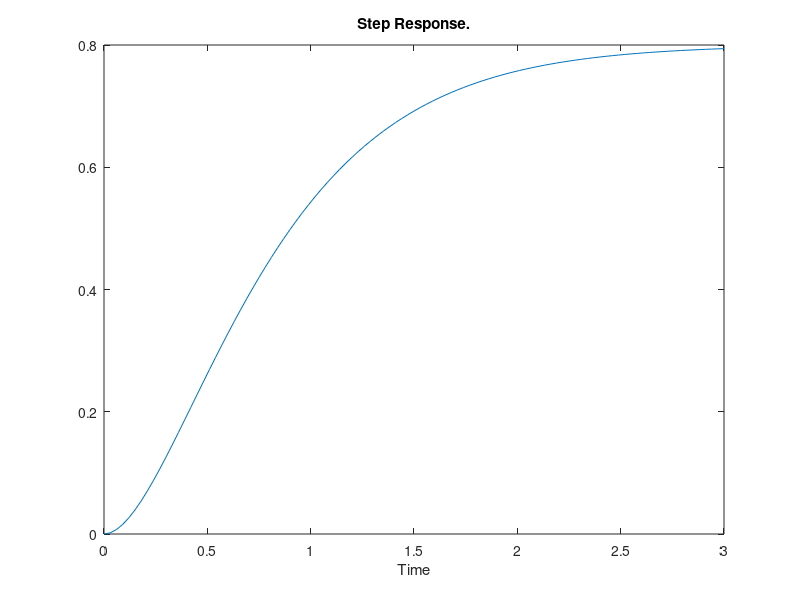
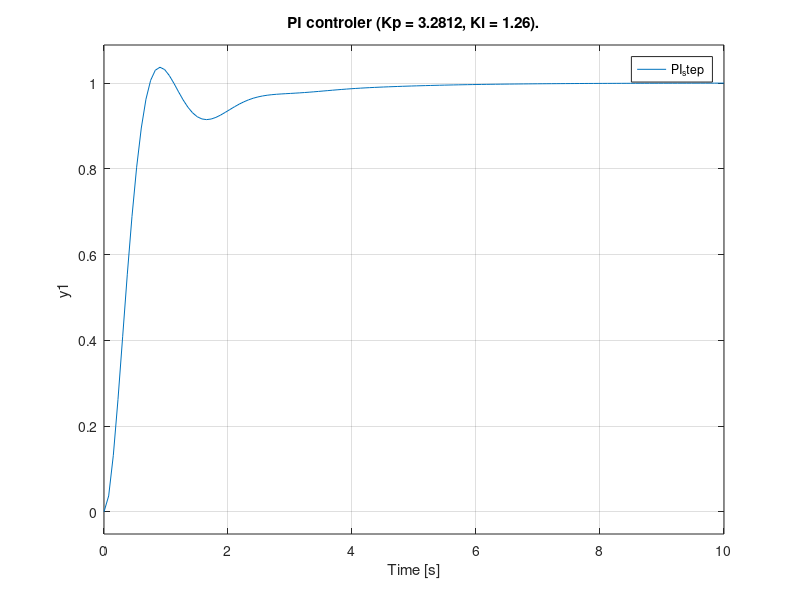
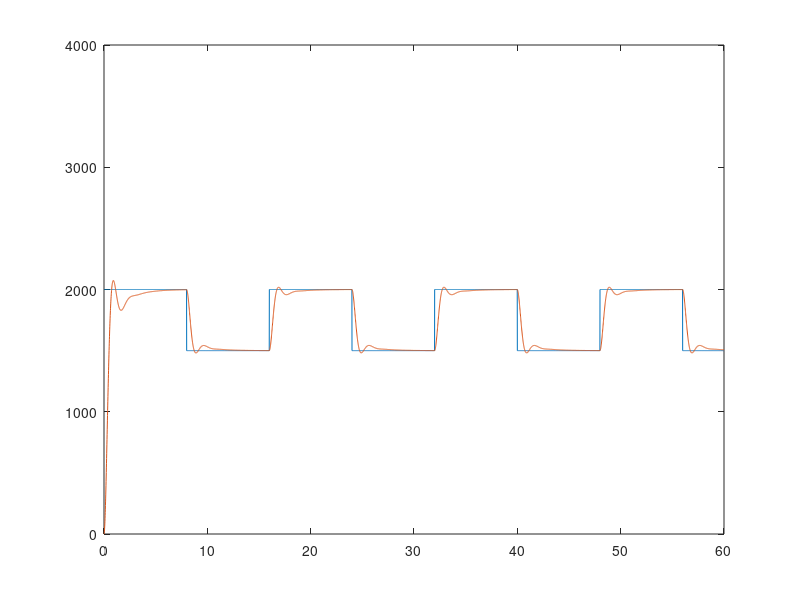

Source code (MATLAB) for these figures, in order:
clear all
close all
clc
Ks = 0.8;
Te = 0.14;  %tu
Tb = 1.05;  %tg

T1 = 0.37*Tb;
T2 = 3.33*Te;

sys  = Ks * tf(1, [T1 1]) * tf(1, [T2 1])

figure('Name','Transfer function')
% subplot(2,1,1);
[y,t] = step(sys);
plot(t, y);
title('Step Response.');
xlabel('Time'); 


%///Parameters
disp('pi')
Kp = (0.35*Tb)/(Ks*Te);
Ti = 1.2*Tb;
%\\\
figure('Name','PI controller')
PID_controller = pidstd(Kp, Ti);
m = feedback(PID_controller*sys,1);
step(m)
title(['PI controler (Kp = ' num2str(Kp) ', Ki = ' num2str(Ti)  ').']);
legend('PI_step')


%D.2
f = 1/16;
t1=0:0.01:60;
pulse = 500*square(2*pi*f*t1)/2 + 1750;
figure
plot(t1, pulse)
axis([0 60 0 4000])
hold on
resp = lsim(m,pulse,t1);
plot(t1, resp) 
e = resp - (pulse.');

iea = trapz(t1,abs(e));          % IAE trapz=numerical integration 
ise = trapz(t1,e.^2);            % ISE 
itae = trapz(t1, t1'.*abs(e));     % ITAE
itse = trapz(t1,t1'.*(e.^2));      % ITSE
